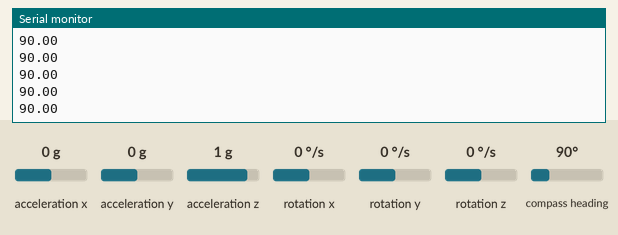
This sketch was run on a simulated Arduino Uno, built with avr-gcc and run on an emulated ATmega328P. On the bench: the last lines printed to the serial monitor. Inputs (shaded band) come from the test bench; at power-on: compass heading 90°, acceleration x 0 g, acceleration y 0 g, acceleration z 1 g, rotation x 0 °/s, rotation y 0 °/s, rotation z 0 °/s.

Above: at 1.2 s.
1.3 s: compass heading set to 7°
At 1.33 s:
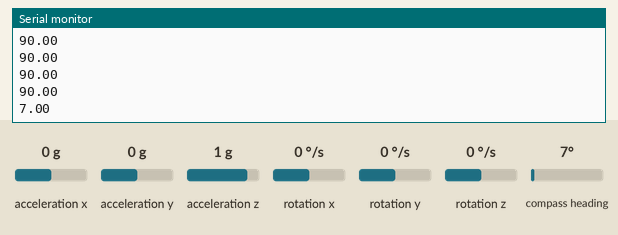
2.8 s: compass heading set to 180°
At 2.86 s:
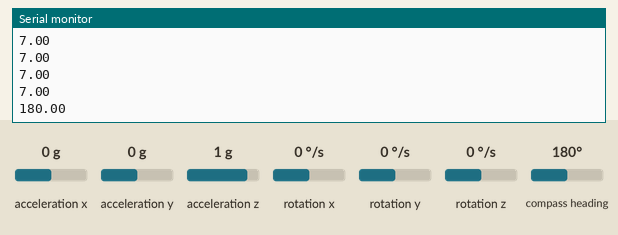
Timing chart, 0 to 5.8 s (numbered marks = the images above; inputs shaded):
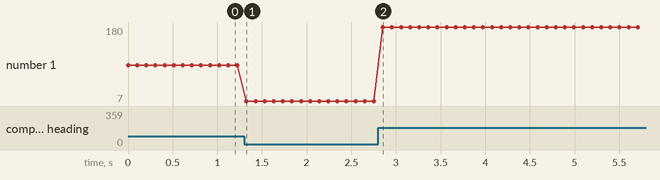

The sketch:

Compass-Heading-working.ino
```cpp
#include <Wire.h>
#include <LSM303.h>

LSM303 compass;

void setup() {
  Serial.begin(9600);
  Wire.begin();
  compass.init();
  compass.enableDefault();

  /*
  Calibration values; the default values of +/-32767 for each axis
  lead to an assumed magnetometer bias of 0. Use the Calibrate example
  program to determine appropriate values for your particular unit.
  */
  compass.m_min = (LSM303::vector<int16_t>){-4150,  -4044,  -4572};
  compass.m_max = (LSM303::vector<int16_t>){+1079,  +1975,    -60};
}

void loop() {
  compass.read();

  /*
  When given no arguments, the heading() function returns the angular
  difference in the horizontal plane between a default vector and
  north, in degrees.

  The default vector is chosen by the library to point along the
  surface of the PCB, in the direction of the top of the text on the
  silkscreen. This is the +X axis on the Pololu LSM303D carrier and
  the -Y axis on the Pololu LSM303DLHC, LSM303DLM, and LSM303DLH
  carriers.

  To use a different vector as a reference, use the version of heading()
  that takes a vector argument; for example, use

    compass.heading((LSM303::vector<int>){0, 0, 1});

  to use the +Z axis as a reference.
  */
  float heading = compass.heading();

  Serial.println(heading);
  delay(100);
}
```

Measured:
- after the input at 1.3 s, the serial monitor: prints a new line at once (image 1)
- after the input at 2.8 s, the serial monitor: prints a new line after 0.05 s (image 2)
- plotted number 1: 90 → 7 after the input at 1.3 s, 7 → 180 after the input at 2.8 s
